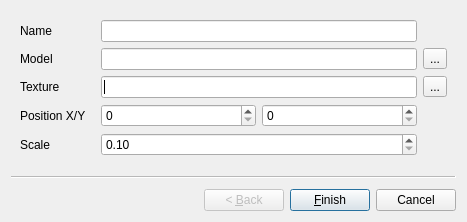
<?xml version="1.0" encoding="UTF-8"?>
<ui version="4.0">
 <class>WizardObject</class>
 <widget class="QWizard" name="WizardObject">
  <property name="geometry">
   <rect>
    <x>0</x>
    <y>0</y>
    <width>467</width>
    <height>221</height>
   </rect>
  </property>
  <property name="windowTitle">
   <string>Wizard</string>
  </property>
  <widget class="QWizardPage" name="wizardPage1">
   <layout class="QGridLayout" name="gridLayout">
    <item row="3" column="1" colspan="4">
     <widget class="QLineEdit" name="texture"/>
    </item>
    <item row="4" column="0">
     <widget class="QLabel" name="label_3">
      <property name="text">
       <string>Position X/Y</string>
      </property>
     </widget>
    </item>
    <item row="0" column="0">
     <widget class="QLabel" name="label">
      <property name="text">
       <string>Name</string>
      </property>
     </widget>
    </item>
    <item row="2" column="0">
     <widget class="QLabel" name="label_2">
      <property name="text">
       <string>Model</string>
      </property>
     </widget>
    </item>
    <item row="3" column="0">
     <widget class="QLabel" name="label_5">
      <property name="text">
       <string>Texture</string>
      </property>
     </widget>
    </item>
    <item row="4" column="3" colspan="2">
     <widget class="QSpinBox" name="posy"/>
    </item>
    <item row="2" column="5">
     <widget class="QToolButton" name="pickModel">
      <property name="text">
       <string>...</string>
      </property>
     </widget>
    </item>
    <item row="0" column="1" colspan="4">
     <widget class="QLineEdit" name="name"/>
    </item>
    <item row="2" column="1" colspan="4">
     <widget class="QLineEdit" name="model"/>
    </item>
    <item row="3" column="5">
     <widget class="QToolButton" name="pickTexture">
      <property name="text">
       <string>...</string>
      </property>
     </widget>
    </item>
    <item row="4" column="1" colspan="2">
     <widget class="QSpinBox" name="posx"/>
    </item>
    <item row="5" column="0">
     <widget class="QLabel" name="label_6">
      <property name="text">
       <string>Scale</string>
      </property>
     </widget>
    </item>
    <item row="5" column="1" colspan="4">
     <widget class="QDoubleSpinBox" name="scale">
      <property name="minimum">
       <double>0.100000000000000</double>
      </property>
      <property name="singleStep">
       <double>0.100000000000000</double>
      </property>
     </widget>
    </item>
   </layout>
  </widget>
 </widget>
 <tabstops>
  <tabstop>name</tabstop>
  <tabstop>model</tabstop>
  <tabstop>pickModel</tabstop>
  <tabstop>texture</tabstop>
  <tabstop>pickTexture</tabstop>
  <tabstop>posx</tabstop>
  <tabstop>posy</tabstop>
  <tabstop>scale</tabstop>
 </tabstops>
 <resources/>
 <connections/>
</ui>
